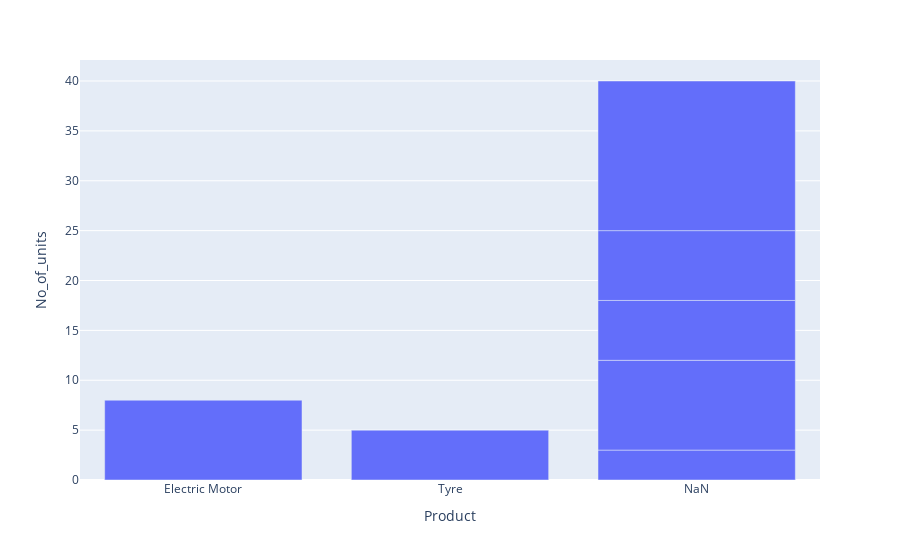

Notebook code for this chart:
### Code cell
fig = px.bar(customer_df, x='Product', y='No_of_units')
fig.show()

### Figure 1 — Plotly figure (JSON) as saved in the notebook; plotly's stock layout.template omitted (floating-point values rounded to 4 significant figures)
{"data": [{"alignmentgroup": "True", "hovertemplate": "Product=%{x}<br>No_of_units=%{y}<extra></extra>", "legendgroup": "", "marker": {"color": "#636efa", "pattern": {"shape": ""}}, "name": "", "offsetgroup": "", "orientation": "v", "showlegend": false, "textposition": "auto", "type": "bar", "x": ["Electric Motor", "Tyre", "NaN", "NaN", "NaN", "NaN", "NaN", "NaN", "NaN", "NaN", "NaN"], "xaxis": "x", "y": [8, 5, 3, 9, 6, 7, 15, "NaN", "NaN", "NaN", "NaN"], "yaxis": "y"}], "layout": {"barmode": "relative", "legend": {"tracegroupgap": 0}, "margin": {"t": 60}, "xaxis": {"anchor": "y", "domain": [0, 1], "title": {"text": "Product"}}, "yaxis": {"anchor": "x", "domain": [0, 1], "title": {"text": "No_of_units"}}}}
